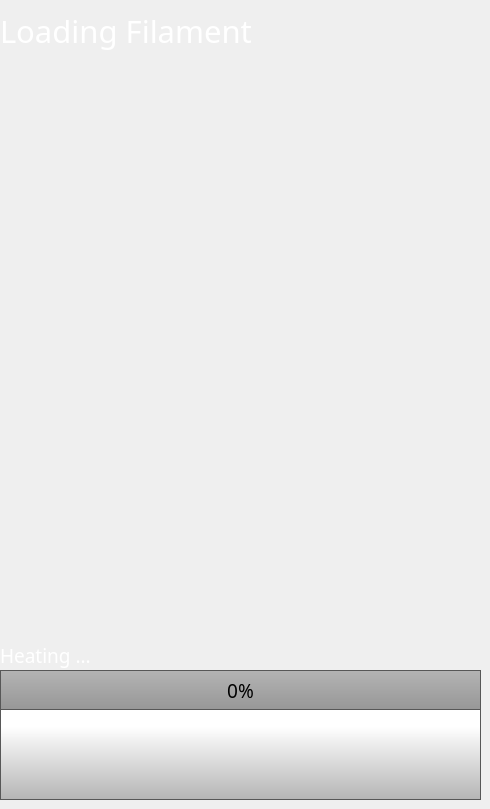
    <widget class="QWidget" name="changeFilamentProgressPage">
     <widget class="QLabel" name="changeFilamentStatus">
      <property name="geometry">
       <rect>
        <x>0</x>
        <y>640</y>
        <width>471</width>
        <height>31</height>
       </rect>
      </property>
      <property name="font">
       <font>
        <family>Gotham Light</family>
        <pointsize>14</pointsize>
        <weight>50</weight>
        <bold>false</bold>
       </font>
      </property>
      <property name="styleSheet">
       <string notr="true">color: rgb(255, 255, 255);</string>
      </property>
      <property name="text">
       <string>Heating ...</string>
      </property>
     </widget>
     <widget class="QProgressBar" name="changeFilamentProgress">
      <property name="geometry">
       <rect>
        <x>0</x>
        <y>670</y>
        <width>481</width>
        <height>41</height>
       </rect>
      </property>
      <property name="font">
       <font>
        <family>Gotham</family>
        <pointsize>14</pointsize>
        <weight>50</weight>
        <italic>false</italic>
        <bold>false</bold>
        <stylestrategy>PreferAntialias</stylestrategy>
       </font>
      </property>
      <property name="styleSheet">
       <string notr="true">QProgressBar::chunk {

	background-color: qlineargradient(spread:pad, x1:0, y1:0.517, x2:0, y2:0.512, stop:0 rgba(255, 28, 35, 255), stop:1 rgba(255, 68, 74, 255));
border-bottom-right-radius: 15px;
border-top-right-radius: 15px;
}

QProgressBar {
    border: 1px solid rgb(87, 87, 87);
 /*  border-bottom-left-radius: 10px;
 border-bottom-right-radius: 10px;*/
	background-color: qlineargradient(spread:pad, x1:0, y1:1, x2:0, y2:0, stop:0 rgba(150, 150, 150, 255), stop:1 rgba(180, 180, 180, 255));
}
</string>
      </property>
      <property name="maximum">
       <number>100</number>
      </property>
      <property name="value">
       <number>0</number>
      </property>
      <property name="alignment">
       <set>Qt::AlignCenter</set>
      </property>
      <property name="textVisible">
       <bool>true</bool>
      </property>
      <property name="orientation">
       <enum>Qt::Horizontal</enum>
      </property>
      <property name="format">
       <string>%p%</string>
      </property>
     </widget>
     <widget class="QLabel" name="changeFilamentNameOperation">
      <property name="geometry">
       <rect>
        <x>0</x>
        <y>0</y>
        <width>471</width>
        <height>61</height>
       </rect>
      </property>
      <property name="font">
       <font>
        <family>Gotham Light</family>
        <pointsize>23</pointsize>
        <weight>50</weight>
        <bold>false</bold>
       </font>
      </property>
      <property name="styleSheet">
       <string notr="true">color: rgb(255, 255, 255);</string>
      </property>
      <property name="text">
       <string>Loading Filament</string>
      </property>
     </widget>
     <widget class="QPushButton" name="changeFilamentBackButton2">
      <property name="geometry">
       <rect>
        <x>0</x>
        <y>709</y>
        <width>481</width>
        <height>91</height>
       </rect>
      </property>
      <property name="font">
       <font>
        <family>Gotham</family>
        <pointsize>13</pointsize>
       </font>
      </property>
      <property name="styleSheet">
       <string notr="true">QPushButton {
     border: 1px solid rgb(87, 87, 87);
	background-color: qlineargradient(spread:pad, x1:0, y1:1, x2:0, y2:0.188, stop:0 rgba(180, 180, 180, 255), stop:1 rgba(255, 255, 255, 255));


}

QPushButton:pressed {
    background-color: qlineargradient(x1: 0, y1: 0, x2: 0, y2: 1,
                                      stop: 0 #dadbde, stop: 1 #f6f7fa);
}

QPushButton:flat {
    border: none; /* no border for a flat push button */
}

QPushButton:default {
    border-color: navy; /* make the default button prominent */
}

QPushButton:focus {
	outline: none;
}</string>
      </property>
      <property name="text">
       <string/>
      </property>
      <property name="icon">
       <iconset>
        <normaloff>templates/img/arrows-4.png</normaloff>templates/img/arrows-4.png</iconset>
      </property>
      <property name="iconSize">
       <size>
        <width>50</width>
        <height>50</height>
       </size>
      </property>
     </widget>
     <widget class="QLabel" name="label_2">
      <property name="geometry">
       <rect>
        <x>191</x>
        <y>246</y>
        <width>100</width>
        <height>100</height>
       </rect>
      </property>
      <property name="styleSheet">
       <string notr="true">background-color: rgba(255, 255, 255, 0);</string>
      </property>
      <property name="text">
       <string/>
      </property>
      <property name="pixmap">
       <pixmap>templates/img/changeFilament2.png</pixmap>
      </property>
      <property name="scaledContents">
       <bool>true</bool>
      </property>
     </widget>
    </widget>
